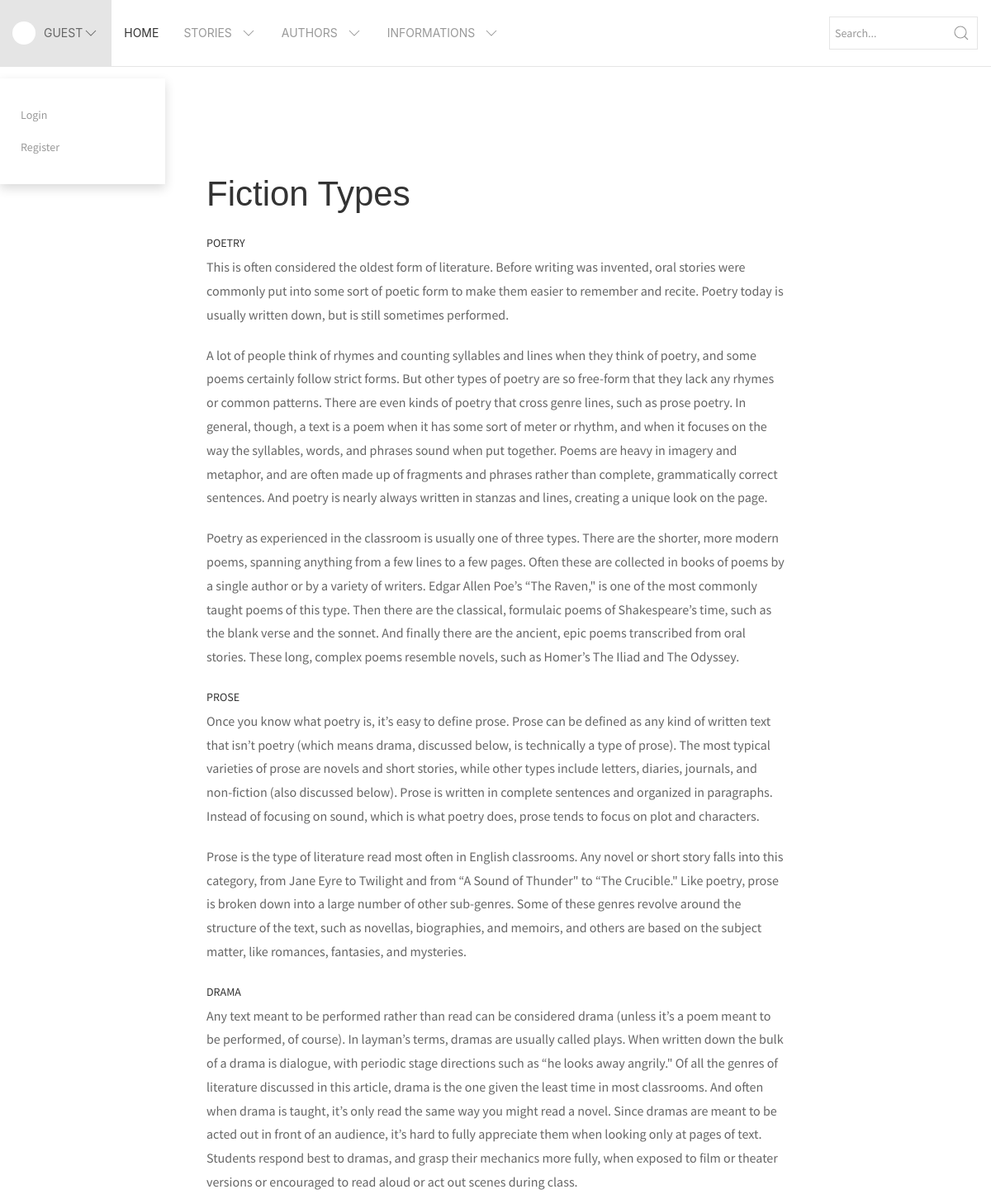
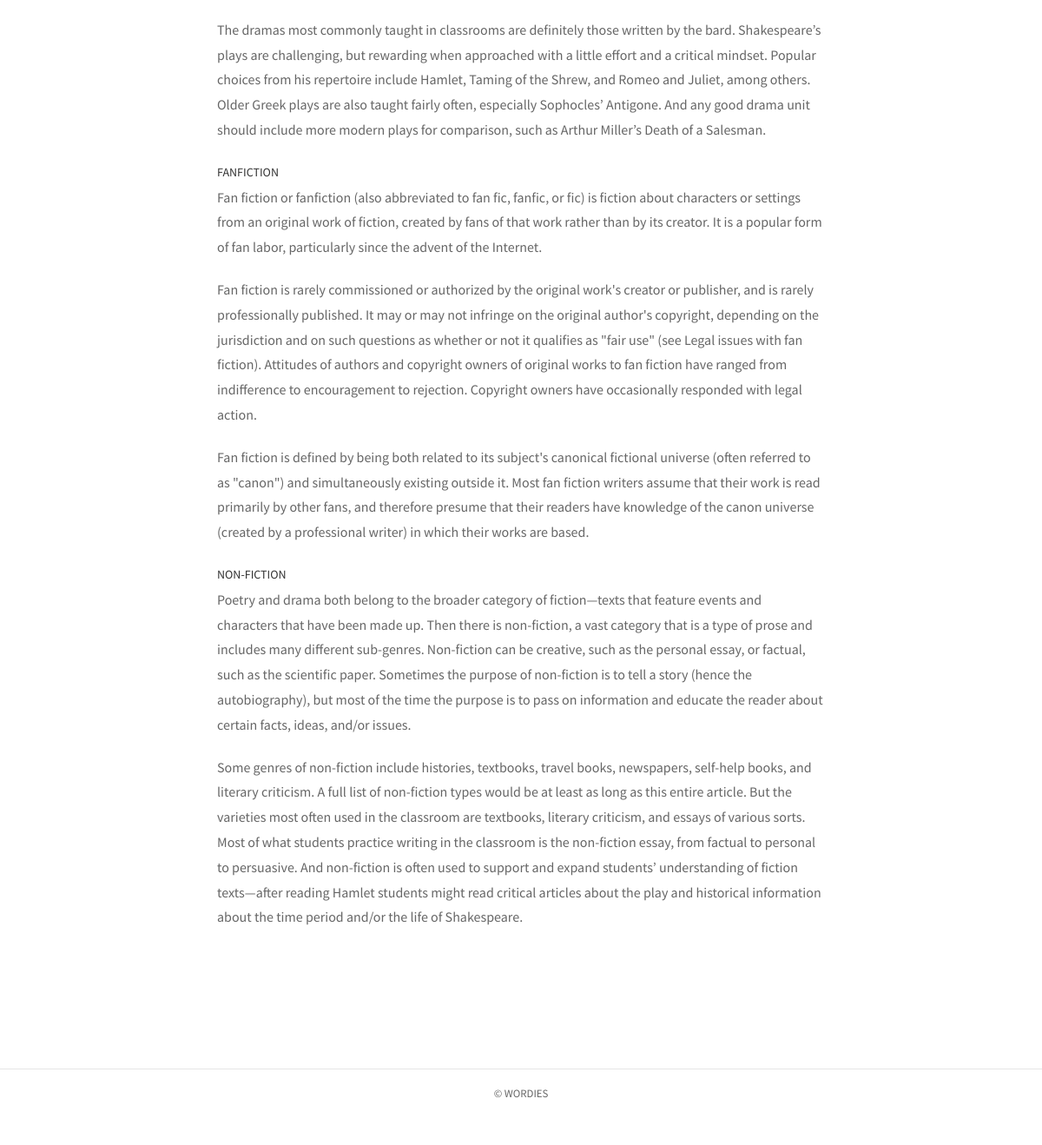
Page /index.php/master/types on the committed database (2 pictures, top to bottom).
### tables this page shows
CREATE TABLE IF NOT EXISTS `categories` (
  `category_id` int(11) NOT NULL,
  `category_name` varchar(100) NOT NULL,
  `category_desc` text
);

### application/core/MY_Controller.php (called while the page is built, shortened)
<?php
class MY_Controller extends CI_Controller {
    protected $data = array();
    function __construct()
    {
      $this->load->model('Basic_model');
      $this->data['logged_in'] = $this->ion_auth->logged_in();
      $this->data['username'] = "Guest";
      $this->data['user_id'] =null;
      $this->data['img'] = null;
      $this->data['genres'] = $this->Basic_model->simple_select('genres');
      $this->data['types'] = $this->Basic_model->simple_select('categories');
      $this->data['ratings'] = $this->Basic_model->simple_select('ratings');
      $this->data['languages'] = $this->Basic_model->simple_select('languages');
      $this->data['message'] = null;
      $this->data['title'] = "Wordies";
      $this->data['explanation'] = "Manage and publish your stories online.";
      $this->data['image'] = "";
    }
    protected function render($the_view = NULL, $template = 'basic', $folder = '')
    {
      if(is_null($template))
      {
        $this->load->view($the_view, $this->data);
      }
      else
      {
          $this->data['the_view'] = $the_view;
          $this->data['folder'] = $folder;
          $this->data['the_view_content'] = (is_null($the_view)) ? '' : $this->load->view($folder.'/'.$the_view, $this->data, TRUE);
          $this->load->view('templates/'.$template.'_template', $this->data);
      }
  }
}

### application/controllers/Master.php (called while the page is built, shortened)
<?php if ( ! defined('BASEPATH')) exit('No direct script access allowed');
class Master extends MY_Controller {
	public function types() {
		$this->data['types'] = $this->Basic_model->simple_select('categories');
		$this->render('page','basic', 'masters');
	}
}

### index.php (called while the page is built, shortened)
<?php
require_once BASEPATH.'core/CodeIgniter.php';

### application/models/Basic_model.php (called while the page is built, shortened)
<?php  if ( ! defined('BASEPATH')) exit('No direct script access allowed');
class Basic_model extends CI_Model
{
	public function simple_select($table, $where = null, $select = '*', $limit = null, $start = 0, $order_by = null) {
		$this->db->select($select);
		$this->db->from($table);
		$query = $this->db->get();
		return $query->result();
	}
}

### application/views/masters/page.php (the view)
 <div class="uk-container uk-container-small uk-margin-xlarge">
<h1 class="uk-margin-large-top">Fiction Types</h1>
<dl class="uk-description-list">
<?php foreach ($types as $type) {
	?>
    <dt><?= $type->category_name; ?></dt>
    <dd><?= $type->category_desc; ?></dd>
<?php
}
?>
</dl>
</div>

### assets/css/app.css (style rules this page uses)
html, body { background: #fff; font-family: 'Source Sans Pro', sans-serif; line-height: 1.8em; min-height: 100vh; }
h1, h2, h3, h4, h5, h6 { font-family: 'Crimson Text', sans-serif; }

### rows in the picture
categories: category_name "POETRY", category_desc "This is often considered the oldest form of literature. Before writing was invented, oral stories were commonly put into some sort of poetic form to make them easier to remember and recite. Poetry today is usually written down, but is still sometimes performed. A lot of people think of rhymes and counting syllables and lines when they think of poetry, and some poems certainly follow strict forms. But other types of poetry are so free-form that they lack any rhymes or common patterns. There are even kinds of poetry that cross genre lines, such as prose poetry. In general, though, a text is a poem when it has some sort of meter or rhythm, and when it focuses on the way the syllables, words,…"
categories: category_name "PROSE", category_desc "Once you know what poetry is, it’s easy to define prose. Prose can be defined as any kind of written text that isn’t poetry (which means drama, discussed below, is technically a type of prose). The most typical varieties of prose are novels and short stories, while other types include letters, diaries, journals, and non-fiction (also discussed below). Prose is written in complete sentences and organized in paragraphs. Instead of focusing on sound, which is what poetry does, prose tends to focus on plot and characters. Prose is the type of literature read most often in English classrooms. Any novel or short story falls into this category, from Jane Eyre to Twilight and from “A Sound of…"
categories: category_name "DRAMA", category_desc "Any text meant to be performed rather than read can be considered drama (unless it’s a poem meant to be performed, of course). In layman’s terms, dramas are usually called plays. When written down the bulk of a drama is dialogue, with periodic stage directions such as “he looks away angrily.\" Of all the genres of literature discussed in this article, drama is the one given the least time in most classrooms. And often when drama is taught, it’s only read the same way you might read a novel. Since dramas are meant to be acted out in front of an audience, it’s hard to fully appreciate them when looking only at pages of text. Students respond best to dramas, and grasp their mechanics more…"
categories: category_name "FANFICTION", category_desc "Fan fiction or fanfiction (also abbreviated to fan fic, fanfic, or fic) is fiction about characters or settings from an original work of fiction, created by fans of that work rather than by its creator. It is a popular form of fan labor, particularly since the advent of the Internet. Fan fiction is rarely commissioned or authorized by the original work's creator or publisher, and is rarely professionally published. It may or may not infringe on the original author's copyright, depending on the jurisdiction and on such questions as whether or not it qualifies as \"fair use\" (see Legal issues with fan fiction). Attitudes of authors and copyright owners of original works to fan fiction have…"
categories: category_name "NON-FICTION", category_desc "Poetry and drama both belong to the broader category of fiction—texts that feature events and characters that have been made up. Then there is non-fiction, a vast category that is a type of prose and includes many different sub-genres. Non-fiction can be creative, such as the personal essay, or factual, such as the scientific paper. Sometimes the purpose of non-fiction is to tell a story (hence the autobiography), but most of the time the purpose is to pass on information and educate the reader about certain facts, ideas, and/or issues. Some genres of non-fiction include histories, textbooks, travel books, newspapers, self-help books, and literary criticism. A full list of non-fiction types…"

### other values in the picture
$username "GUEST"
